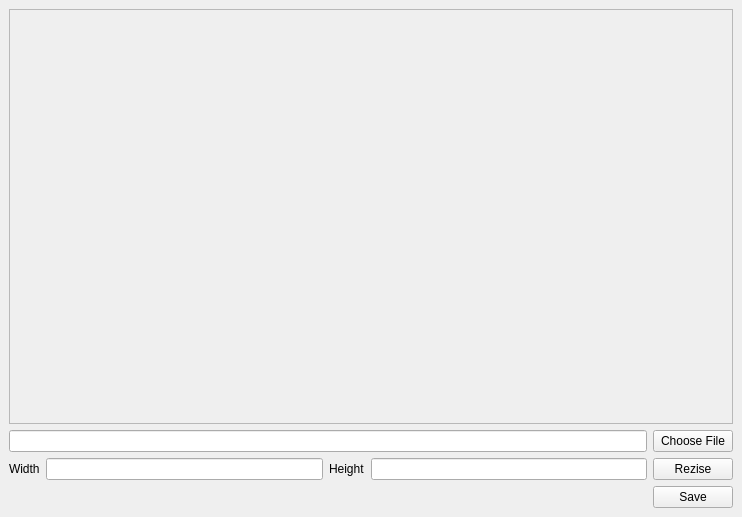
<?xml version="1.0" encoding="UTF-8"?>
<ui version="4.0">
 <class>MainWindow</class>
 <widget class="QMainWindow" name="MainWindow">
  <property name="geometry">
   <rect>
    <x>0</x>
    <y>0</y>
    <width>742</width>
    <height>517</height>
   </rect>
  </property>
  <property name="windowTitle">
   <string>Rezige Image</string>
  </property>
  <widget class="QWidget" name="centralwidget">
   <layout class="QGridLayout" name="gridLayout">
    <item row="2" column="2">
     <widget class="QLabel" name="label_2">
      <property name="text">
       <string>Height</string>
      </property>
     </widget>
    </item>
    <item row="2" column="3">
     <widget class="QLineEdit" name="InputHeight"/>
    </item>
    <item row="2" column="0">
     <widget class="QLabel" name="label">
      <property name="text">
       <string>Width</string>
      </property>
     </widget>
    </item>
    <item row="2" column="1">
     <widget class="QLineEdit" name="InputWidth"/>
    </item>
    <item row="2" column="4">
     <widget class="QPushButton" name="BtnRezise">
      <property name="text">
       <string>Rezise</string>
      </property>
     </widget>
    </item>
    <item row="3" column="4">
     <widget class="QPushButton" name="BtnSave">
      <property name="text">
       <string>Save</string>
      </property>
     </widget>
    </item>
    <item row="0" column="0" colspan="5">
     <widget class="QScrollArea" name="scrollArea">
      <property name="widgetResizable">
       <bool>true</bool>
      </property>
      <widget class="QWidget" name="scrollAreaWidgetContents">
       <property name="geometry">
        <rect>
         <x>0</x>
         <y>0</y>
         <width>722</width>
         <height>404</height>
        </rect>
       </property>
       <layout class="QGridLayout" name="gridLayout_2">
        <item row="0" column="0">
         <widget class="QLabel" name="LabelImg">
          <property name="text">
           <string/>
          </property>
         </widget>
        </item>
       </layout>
      </widget>
     </widget>
    </item>
    <item row="1" column="4">
     <widget class="QPushButton" name="btnChooseFile">
      <property name="text">
       <string>Choose File</string>
      </property>
     </widget>
    </item>
    <item row="1" column="0" colspan="4">
     <widget class="QLineEdit" name="Input_OpenFile"/>
    </item>
   </layout>
  </widget>
 </widget>
 <resources/>
 <connections/>
</ui>
